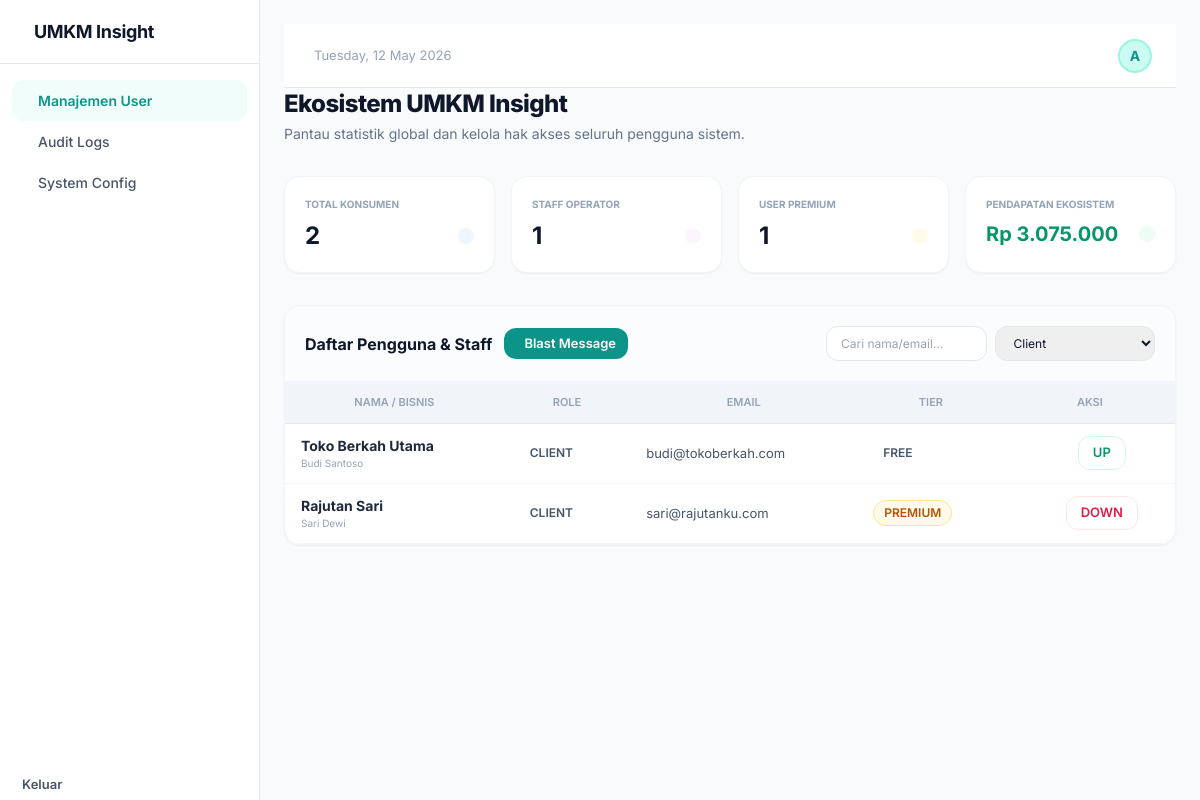
/admin.php?role=client (signed in), run on the app's committed database.
### tables this page shows
CREATE TABLE `users` (
  `id` int(11) NOT NULL AUTO_INCREMENT,
  `username` varchar(50) NOT NULL,
  `password` varchar(255) NOT NULL,
  `role` enum('client','operator','admin') NOT NULL DEFAULT 'client',
  `nama_lengkap` varchar(100) NOT NULL,
  `email` varchar(100) NOT NULL,
  `nama_bisnis` varchar(100) DEFAULT NULL,
  `kategori` varchar(50) DEFAULT NULL,
  `smartbank_id` varchar(50) DEFAULT NULL,
  `tier` enum('free','premium') NOT NULL DEFAULT 'free',
  `tier_expiry` date DEFAULT NULL,
  `created_at` timestamp NOT NULL DEFAULT current_timestamp(),
  PRIMARY KEY (`id`),
  UNIQUE KEY `username` (`username`)
);

### config/db.php (called while the page is built, shortened)
<?php
function formatRupiah($angka) {
    return "Rp " . number_format($angka, 0, ',', '.');
}
?>

### admin.php (the view, shortened to what this page needs)
<?php
require_once 'config/db.php';
$totalClients = $pdo->query("SELECT COUNT(*) FROM users WHERE role = 'client'")->fetchColumn();
$totalOperators = $pdo->query("SELECT COUNT(*) FROM users WHERE role = 'operator'")->fetchColumn();
$totalPremium = $pdo->query("SELECT COUNT(*) FROM users WHERE role = 'client' AND tier = 'premium'")->fetchColumn();
$totalEcosystemRev = $pdo->query("SELECT SUM(amount) FROM transaction_cache WHERE type = 'Income'")->fetchColumn() ?: 0;
$search = isset($_GET['search']) ? '%' . $_GET['search'] . '%' : '%';
$roleFilter = isset($_GET['role']) && $_GET['role'] !== 'all' ? $_GET['role'] : '%';
$stmt = $pdo->prepare("SELECT * FROM users WHERE role LIKE ? AND (nama_lengkap LIKE ? OR email LIKE ? OR nama_bisnis LIKE ?) AND role != 'admin' ORDER BY created_at DESC");
$stmt->execute([$roleFilter, $search, $search, $search]);
$users = $stmt->fetchAll();
include 'includes/header.php';
include 'includes/sidebar.php';
?>
<div class="main-content">
    <?php include 'includes/topbar.php'; ?>
        <div class="mb-8">
            <h1 class="text-2xl font-extrabold tracking-tight">Ekosistem UMKM Insight</h1>
            <p class="text-sm text-slate-500 mt-1">Pantau statistik global dan kelola hak akses seluruh pengguna sistem.</p>
        </div>
        <div class="grid grid-cols-1 md:grid-cols-4 gap-4 mb-8">
            <div class="card p-5">
                <p class="text-[10px] font-bold text-slate-400 uppercase mb-2">Total Konsumen</p>
                <div class="flex items-center justify-between">
                    <span class="text-2xl font-bold"><?php echo $totalClients; ?></span>
                    <i class="ph ph-users text-blue-500 bg-blue-50 p-2 rounded-lg"></i>
                </div>
            </div>
            <div class="card p-5">
                <p class="text-[10px] font-bold text-slate-400 uppercase mb-2">Staff Operator</p>
                <div class="flex items-center justify-between">
                    <span class="text-2xl font-bold"><?php echo $totalOperators; ?></span>
                    <i class="ph ph-user-gear text-purple-500 bg-purple-50 p-2 rounded-lg"></i>
                </div>
            </div>
            <div class="card p-5">
                <p class="text-[10px] font-bold text-slate-400 uppercase mb-2">User Premium</p>
                <div class="flex items-center justify-between">
                    <span class="text-2xl font-bold"><?php echo $totalPremium; ?></span>
                    <i class="ph ph-crown text-amber-500 bg-amber-50 p-2 rounded-lg"></i>
                </div>
            </div>
            <div class="card p-5">
                <p class="text-[10px] font-bold text-slate-400 uppercase mb-2">Pendapatan Ekosistem</p>
                <div class="flex items-center justify-between">
                    <span class="text-xl font-bold text-emerald-600"><?php echo formatRupiah($totalEcosystemRev); ?></span>
                    <i class="ph ph-bank text-emerald-500 bg-emerald-50 p-2 rounded-lg"></i>
                </div>
            </div>
        </div>
        <div class="card overflow-hidden">
            <div class="p-5 border-b border-slate-100 bg-slate-50/50 flex justify-between items-center flex-wrap gap-4">
                <div class="flex items-center gap-3">
                    <h2 class="font-bold">Daftar Pengguna & Staff</h2>
                    <button class="btn btn-primary btn-sm px-3" onclick="openNotifModal('all', 'Seluruh UMKM (Blast)')">
                        <i class="ph ph-megaphone"></i> Blast Message
                    </button>
                </div>
                <form action="admin.php" method="GET" class="flex gap-2">
                    <input type="text" name="search" class="form-input text-xs py-2" placeholder="Cari nama/email..." value="<?php echo isset($_GET['search']) ? $_GET['search'] : ''; ?>">
                    <select name="role" class="form-select text-xs py-2" onchange="this.form.submit()">
                        <option value="client" <?php echo isset($_GET['role']) && $_GET['role'] === 'client' ? 'selected' : ''; ?>>Client</option>
                    </select>
                </form>
            </div>
            <div class="overflow-x-auto">
                <table class="data-table">
                    <thead>
                        <tr><th>Nama / Bisnis</th><th>Role</th><th>Email</th><th>Tier</th><th class="text-center">Aksi</th></tr>
                    </thead>
                    <tbody>
                        <?php foreach($users as $u): ?>
                            <tr>
                                <td>
                                    <p class="font-bold text-sm text-slate-800"><?php echo $u['nama_bisnis'] ?: $u['nama_lengkap']; ?></p>
                                    <p class="text-[10px] text-slate-400"><?php echo $u['nama_lengkap']; ?></p>
                                </td>
                                <td><span class="badge badge-neutral"><?php echo strtoupper($u['role']); ?></span></td>
                                <td class="text-xs"><?php echo $u['email']; ?></td>
                                <td>
                                    <?php if($u['role'] === 'client'): ?>
                                        <span class="badge <?php echo $u['tier'] === 'premium' ? 'badge-premium' : 'badge-free'; ?>">
                                            <?php echo strtoupper($u['tier']); ?>
                                        </span>
                                    <?php else: ?>
                                        <span class="text-slate-300">—</span>
                                    <?php endif; ?>
                                </td>
                                <td>
                                    <div class="flex gap-2 justify-center">
                                        <button class="btn btn-ghost btn-sm p-2 text-blue-600" title="Kirim Notifikasi" onclick="openNotifModal('<?php echo $u['id']; ?>', '<?php echo $u['nama_lengkap']; ?>')">
                                        </button>
                                        <?php if($u['role'] === 'client'): ?>
                                            <form action="admin.php" method="POST" class="inline">
                                                <?php if($u['tier'] === 'free'): ?>
                                                    <button type="submit" class="btn btn-outline btn-sm text-emerald-600 border-emerald-100 hover:bg-emerald-50">UP</button>
                                                <?php else: ?>
                                                    <button type="submit" class="btn btn-outline btn-sm text-rose-600 border-rose-100 hover:bg-rose-50">DOWN</button>
                                                <?php endif; ?>
                                            </form>
                                        <?php endif; ?>
                                    </div>
                                </td>
                            </tr>
                        <?php endforeach; ?>
                    </tbody>
                </table>
            </div>
        </div>
    </div>
</div>
<?php include 'includes/footer.php'; ?>

### assets/css/style.css (style rules this page uses)
:root { --brand-50: #f0fdfa; --brand-100: #ccfbf1; --brand-200: #99f6e4; --brand-300: #5eead4; --brand-400: #2dd4bf; --brand-500: #14b8a6; --brand-600: #0d9488; --brand-700: #0f766e; --brand-800: #115e59; --brand-900: #134e4a; --surface: #f8fafc; --surface-alt: #f1f5f9; --card: #ffffff; --border: #e2e8f0; --border-light: #f1f5f9; --text-primary: #0f172a; --text-secondary: #475569; --text-muted: #94a3b8; --success: #22c55e; --warning: #f59e0b; --error: #ef4444; --info: #3b82f6; --premium-gold: #f59e0b; --premium-gradient: linear-gradient(135deg, #f59e0b 0%, #d97706 100%); --shadow-sm: 0 1px 2px 0 rgb(0 0 0 / 0.05); --shadow-md: 0 4px 6px -1px rgb(0 0 0 / 0.07), 0 2px 4px -2px rgb(0 0 0 / 0.05); --shadow-lg: 0 10px 15px -3px rgb(0 0 0 / 0.08), 0 4px 6px -4px rgb(0 0 0 / 0.04); --shadow-xl: 0 20px 25px -5px rgb(0 0 0 / 0.08), 0 8px 10px -6px rgb(0 0 0 / 0.04); --radius-sm: 0.375rem; --radius-md: 0.5rem; --radius-lg: 0.75rem; --radius-xl: 1rem; --radius-2xl: 1.5rem; --transition-fast: 150ms cubic-bezier(0.4, 0, 0.2, 1); --transition-base: 250ms cubic-bezier(0.4, 0, 0.2, 1); --transition-slow: 350ms cubic-bezier(0.4, 0, 0.2, 1); }
* { box-sizing: border-box; margin: 0; padding: 0; }
body { font-family: 'Inter', -apple-system, BlinkMacSystemFont, sans-serif; color: var(--text-primary); background-color: var(--surface); -webkit-font-smoothing: antialiased; -moz-osx-font-smoothing: grayscale; line-height: 1.6; }
.card { background: white; border-radius: var(--radius-xl); border: 1px solid var(--border-light); box-shadow: var(--shadow-sm); transition: box-shadow var(--transition-base), transform var(--transition-base); }
.btn { display: inline-flex; align-items: center; justify-content: center; gap: 8px; padding: 10px 20px; border-radius: var(--radius-lg); font-size: 0.875rem; font-weight: 600; cursor: pointer; border: none; transition: all var(--transition-fast); }
.btn-primary { background: var(--brand-600); color: white; }
.btn-outline { background: white; color: var(--text-primary); border: 1px solid var(--border); }
.btn-ghost { background: transparent; color: var(--text-secondary); }
.btn-sm { padding: 6px 14px; font-size: 0.8125rem; }
.form-input, .form-select { width: 100%; padding: 10px 14px; border: 1px solid var(--border); border-radius: var(--radius-lg); font-size: 0.875rem; outline: none; }
.badge { display: inline-flex; align-items: center; gap: 4px; padding: 3px 10px; border-radius: 999px; font-size: 0.75rem; font-weight: 600; }
.badge-premium { background: #fffbeb; color: #b45309; border: 1px solid #fde68a; }
.data-table { width: 100%; border-collapse: collapse; }
.data-table thead th { padding: 12px 16px; font-size: 0.6875rem; font-weight: 600; text-transform: uppercase; color: var(--text-muted); background: var(--surface-alt); border-bottom: 1px solid var(--border); }
.data-table tbody td { padding: 12px 16px; font-size: 0.8125rem; color: var(--text-secondary); border-bottom: 1px solid var(--border-light); }

### includes/header.php (style rules this page uses)
body { font-family: 'Inter', sans-serif; background: var(--surface); color: var(--text-primary); margin: 0; padding: 0; }
.dashboard-layout { display: flex; height: 100vh; overflow: hidden; }
.main-content { flex: 1; overflow-y: auto; padding: 24px; }

### data on the page
users: nama_bisnis "Toko Berkah Utama", nama_lengkap "Budi Santoso", role "CLIENT", email "budi@tokoberkah.com", tier "FREE", shows "UP"
users: nama_bisnis "Rajutan Sari", nama_lengkap "Sari Dewi", role "CLIENT", email "sari@rajutanku.com", tier "PREMIUM", shows "DOWN"

### other printed values
$initial "A"
$totalClients "2"
$totalOperators "1"
$totalPremium "1"
formatRupiah($totalEcosystemRev) "Rp 3.075.000"
